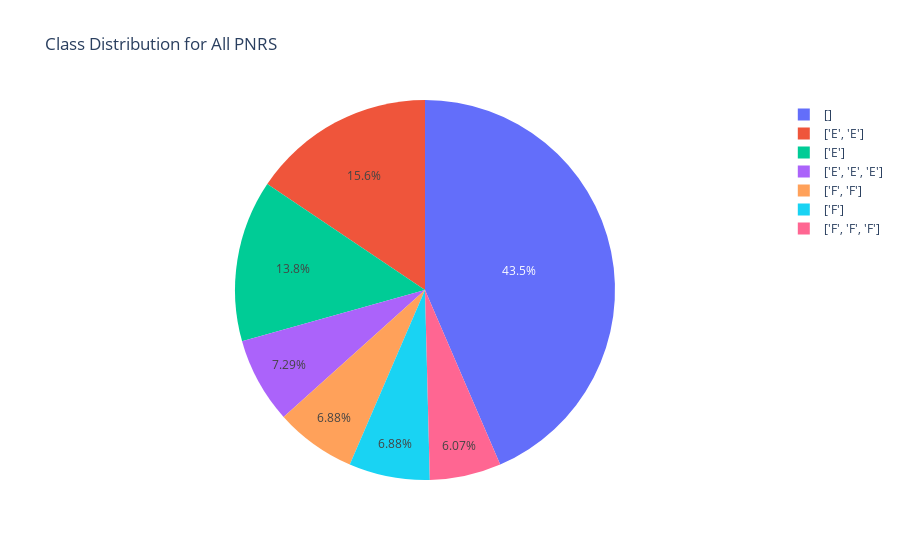
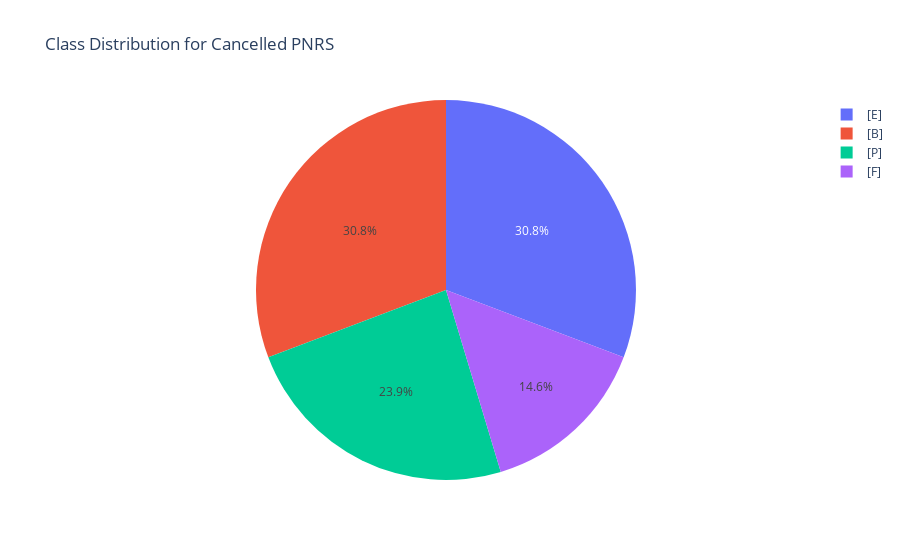

Write notebook code for charts like these, in order.
### Code cell
# plot for class distribution for cancelled flights
fig = px.pie(df, names='allocated_classes', title='Class Distribution for All PNRS')

# plot for class distribution for cancelled flights
fig2 = px.pie(df, names='canclled_class', title='Class Distribution for Cancelled PNRS')
fig.show()
fig2.show()

### Figure 1 — Plotly figure (JSON) as saved in the notebook; plotly's stock layout.template omitted (floating-point values rounded to 4 significant figures; data arrays with more than 128 entries replaced by an {"elided": "..."} marker saying what was removed)
{"data": [{"domain": {"x": [0, 1], "y": [0, 1]}, "hovertemplate": "allocated_classes=%{label}<extra></extra>", "labels": {"elided": "494 str values"}, "legendgroup": "", "name": "", "showlegend": true, "type": "pie"}], "layout": {"legend": {"tracegroupgap": 0}, "title": {"text": "Class Distribution for All PNRS"}}}

### Figure 2 — Plotly figure (JSON) as saved in the notebook; plotly's stock layout.template omitted (floating-point values rounded to 4 significant figures; data arrays with more than 128 entries replaced by an {"elided": "..."} marker saying what was removed)
{"data": [{"domain": {"x": [0, 1], "y": [0, 1]}, "hovertemplate": "canclled_class=%{label}<extra></extra>", "labels": {"elided": "494 str values"}, "legendgroup": "", "name": "", "showlegend": true, "type": "pie"}], "layout": {"legend": {"tracegroupgap": 0}, "title": {"text": "Class Distribution for Cancelled PNRS"}}}
